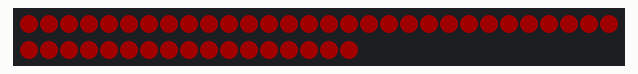
Simulated run of this sketch. Board: Arduino Uno, built with avr-gcc and run on an emulated ATmega328P. Shown: 47 RGB LEDs in strip order, left to right, continuing on the next row. Dim RGB values are drawn brighter than linear.

Above: at 0.01 s.
At 1.16 s:
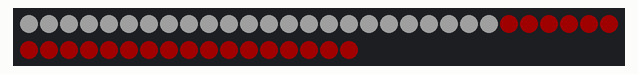
At 1.74 s:
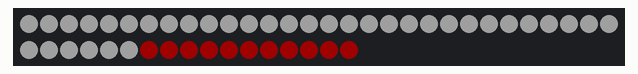
At 2.46 s:
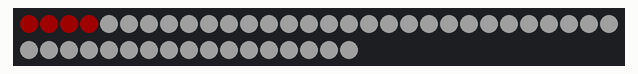
At 3.61 s:
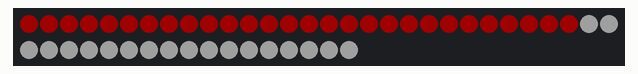
At 4.9 s:
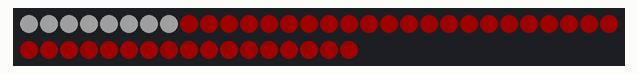

Measured:
- by itself, everything shown: repeats every 4.5 s, in 94 steps

The sketch:

fill-back.ino
```cpp
#include <Adafruit_NeoPixel.h>

#define PIN 6

#define NUM_LEDS 47

#define BRIGHTNESS 40

Adafruit_NeoPixel strip = Adafruit_NeoPixel(NUM_LEDS, PIN, NEO_GRB + NEO_KHZ800);

uint16_t curr_pos = 0;
boolean red = false;

void setup() {
  // put your setup code here, to run once:
  strip.setBrightness(BRIGHTNESS);
  strip.begin();
  for(uint16_t i=0; i<strip.numPixels(); i++) {
      strip.setPixelColor(i,200,0,0);
  }
  strip.show(); // Initialize all pixels to 'off'
}

void loop() {
  // put your main code here, to run repeatedly:
  if (!red) {
    for(uint16_t i=0; i<curr_pos; i++) {
      strip.setPixelColor(i,200,200,200);
    }
    for(uint16_t i=curr_pos; i<strip.numPixels(); i++) {
      strip.setPixelColor(i,200,0,0);
    }
    curr_pos++;
  } else if (red) {
    for(uint16_t i=0; i<curr_pos; i++) {
      strip.setPixelColor(i,200,0,0);
    }
    for(uint16_t i=curr_pos; i<strip.numPixels(); i++) {
      strip.setPixelColor(i,200,200,200);
    }
    curr_pos++;
  }
  if (curr_pos >= NUM_LEDS) {
    curr_pos = 0;
    red = !red;
  }
  strip.show();
  delay(45);
}
```
